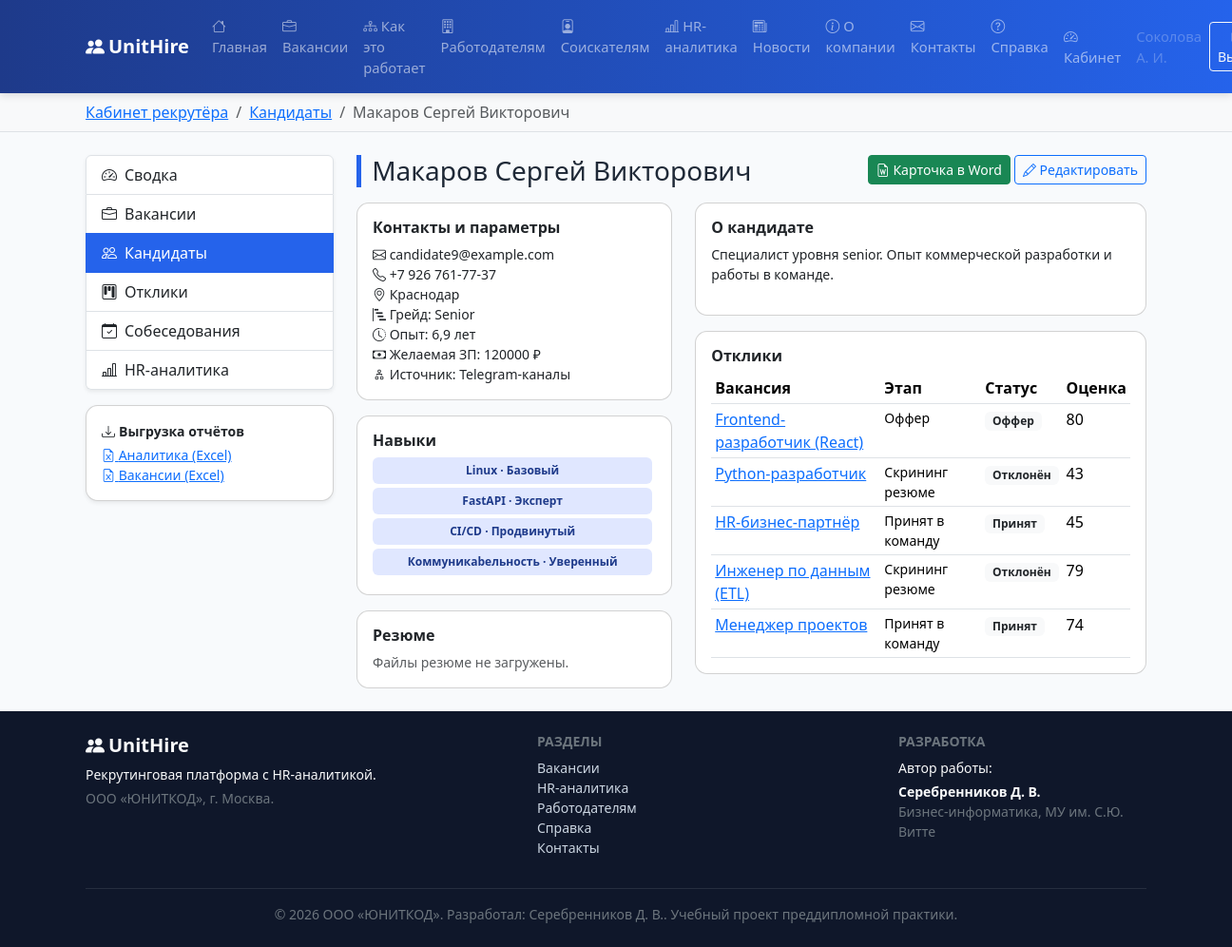
Page /cabinet/recruiter/candidates/9/ (signed in) on the committed database.
### core/models.py (models this page shows, shortened)
class User(AbstractUser):
    patronymic = models.CharField("Отчество", max_length=100, blank=True)
    role = models.CharField(
        "Роль", max_length=20, choices=Role.choices, default=Role.CANDIDATE
    )
    phone = models.CharField("Телефон", max_length=20, blank=True)
    position = models.CharField("Должность", max_length=120, blank=True)
    department = models.ForeignKey(
        "Department",
        verbose_name="Отдел",
        on_delete=models.SET_NULL,
        null=True,
        blank=True,
        related_name="employees",
    )
    created_at = models.DateTimeField("Дата регистрации", default=timezone.now)
    class Meta:
        verbose_name = "Пользователь"
        verbose_name_plural = "Пользователи"
        ordering = ["last_name", "first_name"]
    def short_name(self):
        if not self.last_name:
            return self.username
        initials = ""
        if self.first_name:
            initials += f" {self.first_name[0]}."
        if self.patronymic:
            initials += f" {self.patronymic[0]}."
        return f"{self.last_name}{initials}".strip()

class Candidate(models.Model):
    user = models.OneToOneField(
        settings.AUTH_USER_MODEL, verbose_name="Учётная запись",
        on_delete=models.SET_NULL, null=True, blank=True, related_name="candidate_profile")
    last_name = models.CharField("Фамилия", max_length=80)
    first_name = models.CharField("Имя", max_length=80)
    patronymic = models.CharField("Отчество", max_length=80, blank=True)
    email = models.EmailField("Email")
    phone = models.CharField("Телефон", max_length=20, blank=True)
    city = models.CharField("Город", max_length=80, blank=True)
    desired_salary = models.PositiveIntegerField("Желаемая зарплата, ₽", default=0)
    experience_years = models.DecimalField(
        "Опыт работы, лет", max_digits=4, decimal_places=1, default=0,
        validators=[MinValueValidator(0), MaxValueValidator(60)])
    grade = models.CharField("Грейд", max_length=20, choices=Grade.choices,
                             default=Grade.JUNIOR)
    source = models.ForeignKey(Source, verbose_name="Источник",
                               on_delete=models.PROTECT, related_name="candidates")
    skills = models.ManyToManyField(Skill, through="CandidateSkill",
                                    verbose_name="Навыки", related_name="candidates")
    summary = models.TextField("О кандидате", blank=True)
    is_archived = models.BooleanField("В архиве", default=False)
    created_at = models.DateTimeField("Дата добавления", default=timezone.now)
    class Meta:
        verbose_name = "Кандидат"
        verbose_name_plural = "Кандидаты"
        ordering = ["-created_at"]
        indexes = [models.Index(fields=["last_name", "first_name"])]
    def full_name(self):
        parts = [self.last_name, self.first_name, self.patronymic]
        return " ".join(p for p in parts if p).strip()

class Source(models.Model):
    name = models.CharField("Название источника", max_length=120, unique=True)
    kind = models.CharField("Тип", max_length=60, blank=True,
                            help_text="например: джоб-борд, соцсеть, реферал")
    cost_per_contact = models.DecimalField(
        "Стоимость привлечения, ₽", max_digits=10, decimal_places=2, default=0,
        help_text="Усреднённые затраты на одного привлечённого кандидата")
    is_active = models.BooleanField("Активен", default=True)
    class Meta:
        verbose_name = "Источник кандидатов"
        verbose_name_plural = "Источники кандидатов"
        ordering = ["name"]

class CandidateSkill(models.Model):
    LEVEL_CHOICES = [(1, "Базовый"), (2, "Уверенный"), (3, "Продвинутый"),
                     (4, "Эксперт")]
    candidate = models.ForeignKey(Candidate, on_delete=models.CASCADE,
                                  verbose_name="Кандидат")
    skill = models.ForeignKey(Skill, on_delete=models.CASCADE, verbose_name="Навык")
    level = models.PositiveSmallIntegerField("Уровень владения", choices=LEVEL_CHOICES,
                                             default=2)
    class Meta:
        verbose_name = "Навык кандидата"
        verbose_name_plural = "Навыки кандидатов"
        constraints = [
            models.UniqueConstraint(fields=["candidate", "skill"],
                                    name="uniq_candidate_skill")
        ]

class Skill(models.Model):
    CATEGORY_CHOICES = [
        ("lang", "Язык программирования"),
        ("framework", "Фреймворк/библиотека"),
        ("db", "База данных"),
        ("tool", "Инструмент/технология"),
        ("soft", "Гибкий навык"),
    ]
    name = models.CharField("Навык", max_length=80, unique=True)
    category = models.CharField("Категория", max_length=20,
                                choices=CATEGORY_CHOICES, default="tool")
    description = models.CharField("Описание", max_length=255, blank=True)
    class Meta:
        verbose_name = "Навык"
        verbose_name_plural = "Навыки"
        ordering = ["category", "name"]

class Application(models.Model):
    candidate = models.ForeignKey(Candidate, verbose_name="Кандидат",
                                  on_delete=models.CASCADE, related_name="applications")
    vacancy = models.ForeignKey(Vacancy, verbose_name="Вакансия",
                                on_delete=models.CASCADE, related_name="applications")
    stage = models.ForeignKey(Stage, verbose_name="Текущий этап",
                              on_delete=models.PROTECT, related_name="applications")
    status = models.CharField("Статус", max_length=20,
                              choices=ApplicationStatus.choices,
                              default=ApplicationStatus.NEW)
    score = models.PositiveSmallIntegerField(
        "Оценка соответствия (0–100)", default=0,
        validators=[MaxValueValidator(100)])
    cover_letter = models.TextField("Сопроводительное письмо", blank=True)
    comment = models.TextField("Комментарий рекрутёра", blank=True)
    applied_at = models.DateTimeField("Дата отклика", default=timezone.now)
    updated_at = models.DateTimeField("Обновлено", auto_now=True)
    class Meta:
        verbose_name = "Отклик (заявка)"
        verbose_name_plural = "Отклики (заявки)"
        ordering = ["-applied_at"]
        constraints = [
            models.UniqueConstraint(fields=["candidate", "vacancy"],
                                    name="uniq_candidate_vacancy")
        ]

class Vacancy(models.Model):
    title = models.CharField("Название вакансии", max_length=150)
    department = models.ForeignKey(Department, verbose_name="Отдел",
                                   on_delete=models.PROTECT, related_name="vacancies")
    grade = models.CharField("Грейд", max_length=20, choices=Grade.choices,
                             default=Grade.MIDDLE)
    salary_min = models.PositiveIntegerField("Зарплата от, ₽", default=0)
    salary_max = models.PositiveIntegerField("Зарплата до, ₽", default=0)
    status = models.CharField("Статус", max_length=20, choices=VacancyStatus.choices,
                              default=VacancyStatus.OPEN)
    recruiter = models.ForeignKey(
        settings.AUTH_USER_MODEL, verbose_name="Ответственный рекрутёр",
        on_delete=models.SET_NULL, null=True, blank=True, related_name="vacancies",
        limit_choices_to={"role": Role.RECRUITER})
    required_skills = models.ManyToManyField(
        Skill, through="VacancySkill", verbose_name="Требуемые навыки",
        related_name="vacancies")
    description = models.TextField("Описание и требования", blank=True)
    city = models.CharField("Город", max_length=80, blank=True, default="Москва")
    is_remote = models.BooleanField("Удалённая работа", default=False)
    opened_at = models.DateField("Дата открытия", default=timezone.localdate)
    planned_close = models.DateField("Плановая дата закрытия", null=True, blank=True)
    closed_at = models.DateField("Фактическая дата закрытия", null=True, blank=True)
    class Meta:
        verbose_name = "Вакансия"
        verbose_name_plural = "Вакансии"
        ordering = ["-opened_at"]
        indexes = [models.Index(fields=["status"])]

class Stage(models.Model):
    name = models.CharField("Название этапа", max_length=80, unique=True)
    order = models.PositiveSmallIntegerField("Порядковый номер", default=0, unique=True)
    description = models.CharField("Описание", max_length=255, blank=True)
    is_terminal = models.BooleanField("Завершающий этап", default=False)
    class Meta:
        verbose_name = "Этап воронки"
        verbose_name_plural = "Этапы воронки"
        ordering = ["order"]

### core/views.py (the view)
# urls.py: path("cabinet/recruiter/candidates/<int:pk>/", views.candidate_detail,
@recruiter_required
def candidate_detail(request, pk):
    candidate = get_object_or_404(Candidate, pk=pk)
    return render(request, "cabinet/recruiter/candidate_detail.html",
                  {"breadcrumbs": _crumbs(
                      ("Кабинет рекрутёра", reverse("rec_dashboard")),
                      ("Кандидаты", reverse("rec_candidates")),
                      (candidate.full_name(), None)),
                   "candidate": candidate,
                   "skills": candidate.candidateskill_set.select_related("skill"),
                   "apps": candidate.applications.select_related("vacancy", "stage"),
                   "resumes": candidate.resumes.all()})

### templates/cabinet/recruiter/candidate_detail.html (shortened to what this page needs)
{% extends 'base.html' %}
{% block content %}
<div class="row g-4">
  <div class="col-lg-3">{% include 'partials/_recruiter_nav.html' with active='candidates' %}</div>
  <div class="col-lg-9">
    <div class="d-flex justify-content-between align-items-start mb-3">
      <h3 class="section-title mb-0">{{ candidate.full_name }}</h3>
      <div>
        <a href="{% url 'export_candidate_docx' candidate.pk %}" class="btn btn-sm btn-success">
          <i class="bi bi-file-earmark-word"></i> Карточка в Word</a>
        <a href="{% url 'rec_candidate_edit' candidate.pk %}" class="btn btn-sm btn-outline-primary">
          <i class="bi bi-pencil"></i> Редактировать</a>
      </div>
    </div>
    <div class="row g-4">
      <div class="col-md-5">
        <div class="card p-3">
          <h6 class="fw-bold">Контакты и параметры</h6>
          <ul class="list-unstyled small mb-0">
            <li><i class="bi bi-envelope"></i> {{ candidate.email }}</li>
            <li><i class="bi bi-telephone"></i> {{ candidate.phone|default:"—" }}</li>
            <li><i class="bi bi-geo-alt"></i> {{ candidate.city|default:"—" }}</li>
            <li><i class="bi bi-bar-chart-steps"></i> Грейд: {{ candidate.get_grade_display }}</li>
            <li><i class="bi bi-clock-history"></i> Опыт: {{ candidate.experience_years }} лет</li>
            <li><i class="bi bi-cash"></i> Желаемая ЗП: {{ candidate.desired_salary }} ₽</li>
            <li><i class="bi bi-diagram-2"></i> Источник: {{ candidate.source.name }}</li>
          </ul>
        </div>
        <div class="card p-3 mt-3">
          <h6 class="fw-bold">Навыки</h6>
          {% for cs in skills %}
            <span class="badge badge-grade p-2 me-1 mb-1">{{ cs.skill.name }} · {{ cs.get_level_display }}</span>
          {% empty %}<span class="text-muted small">Навыки не указаны.</span>{% endfor %}
        </div>
        <div class="card p-3 mt-3">
          <h6 class="fw-bold">Резюме</h6>
          {% for r in resumes %}
            <a href="{{ r.file.url }}" class="d-block small"><i class="bi bi-file-earmark"></i> {{ r.filename }}</a>
          {% empty %}<span class="text-muted small">Файлы резюме не загружены.</span>{% endfor %}
        </div>
      </div>
      <div class="col-md-7">
        <div class="card p-3">
          <h6 class="fw-bold">О кандидате</h6>
          <p class="small">{{ candidate.summary|default:"—" }}</p>
        </div>
        <div class="card p-3 mt-3">
          <h6 class="fw-bold">Отклики</h6>
          <table class="table table-sm mb-0">
            <thead><tr><th>Вакансия</th><th>Этап</th><th>Статус</th><th>Оценка</th></tr></thead>
            <tbody>
              {% for a in apps %}
                <tr><td><a href="{% url 'rec_application_edit' a.pk %}">{{ a.vacancy.title }}</a></td>
                  <td class="small">{{ a.stage.name }}</td>
                  <td><span class="badge bg-light text-dark">{{ a.get_status_display }}</span></td>
                  <td>{{ a.score }}</td></tr>
              {% empty %}<tr><td colspan="4" class="text-muted">Откликов нет.</td></tr>{% endfor %}
            </tbody>
          </table>
        </div>
      </div>
    </div>
  </div>
</div>
{% endblock %}

### templates/base.html (shortened to what this page needs)
{% load static %}<!DOCTYPE html>
<html lang="ru">
<head>
  <link rel="stylesheet" href="{% static 'vendor/bootstrap.min.css' %}">
  <link rel="stylesheet" href="{% static 'vendor/bootstrap-icons.css' %}">
  <link rel="stylesheet" href="{% static 'css/styles.css' %}">
</head>
<body class="d-flex flex-column min-vh-100">
<header>
  <nav class="navbar navbar-expand-lg navbar-dark unit-navbar sticky-top">
    <div class="container">
      <a class="navbar-brand fw-bold" href="{% url 'home' %}">
        <i class="bi bi-people-fill me-1"></i>{{ SITE_NAME }}
      </a>
      <div class="collapse navbar-collapse" id="mainNav">
        <ul class="navbar-nav me-auto mb-2 mb-lg-0">
          {% for name, label, icon in MAIN_MENU %}
            <li class="nav-item">
              <a class="nav-link" href="{% url name %}"><i class="bi bi-{{ icon }} me-1"></i>{{ label }}</a>
            </li>
          {% endfor %}
        </ul>
        <ul class="navbar-nav">
          {% if user.is_authenticated %}
            <li class="nav-item">
              <a class="nav-link" href="{% url 'dashboard' %}">
                <i class="bi bi-speedometer2 me-1"></i>Кабинет</a>
            </li>
            <li class="nav-item">
              <span class="nav-link disabled small">{{ user.short_name }}</span>
            </li>
            <li class="nav-item">
              <form action="{% url 'logout' %}" method="post" class="d-inline">
                <button class="btn btn-sm btn-outline-light mt-1" type="submit">
                   Выход</button>
              </form>
            </li>
          {% endif %}
        </ul>
      </div>
    </div>
  </nav>
</header>
{% if breadcrumbs %}
<div class="bg-light border-bottom">
  <div class="container">
    <nav aria-label="breadcrumb">
      <ol class="breadcrumb my-2 small">
        {% for label, url in breadcrumbs %}
          {% if url %}
            <li class="breadcrumb-item"><a href="{{ url }}">{{ label }}</a></li>
          {% else %}
            <li class="breadcrumb-item active" aria-current="page">{{ label }}</li>
          {% endif %}
        {% endfor %}
      </ol>
    </nav>
  </div>
</div>
{% endif %}
<main class="container my-4 flex-grow-1">
  {% block content %}{% endblock %}
</main>
<footer class="unit-footer mt-auto text-light">
  <div class="container py-4">
    <div class="row gy-3">
      <div class="col-md-5">
        <h5 class="fw-bold"><i class="bi bi-people-fill me-1"></i>{{ SITE_NAME }}</h5>
        <p class="small mb-1">{{ SITE_TAGLINE }}.</p>
        <p class="small text-secondary mb-0">{{ SITE_ORG }}, г. Москва.</p>
      </div>
      <div class="col-md-4">
        <h6 class="text-uppercase small fw-bold text-secondary">Разделы</h6>
        <ul class="list-unstyled small">
          <li><a class="footer-link" href="{% url 'vacancies' %}">Вакансии</a></li>
          <li><a class="footer-link" href="{% url 'analytics_demo' %}">HR-аналитика</a></li>
          <li><a class="footer-link" href="{% url 'employers' %}">Работодателям</a></li>
          <li><a class="footer-link" href="{% url 'help' %}">Справка</a></li>
          <li><a class="footer-link" href="{% url 'contacts' %}">Контакты</a></li>
        </ul>
      </div>
      <div class="col-md-3">
        <h6 class="text-uppercase small fw-bold text-secondary">Разработка</h6>
        <p class="small mb-1">Автор работы:</p>
        <p class="small fw-bold mb-0">{{ SITE_AUTHOR }}</p>
        <p class="small text-secondary">Бизнес-информатика, МУ им. С.Ю. Витте</p>
      </div>
    </div>
    <hr class="border-secondary">
    <p class="small text-secondary text-center mb-0">
      © {{ CURRENT_YEAR }} {{ SITE_ORG }}. Разработал: {{ SITE_AUTHOR }}.
      Учебный проект преддипломной практики.
    </p>
  </div>
</footer>
</body>
</html>

### rows in the picture
User: short_name "Соколова А. И."
Candidate: full_name "Макаров Сергей Викторович", email "candidate9@example.com", phone "+7 926 761-77-37", city "Краснодар", grade "Senior", experience_years "6,9", desired_salary "120000", source.name "Telegram-каналы", summary "Специалист уровня senior. Опыт коммерческой разработки и работы в команде."
CandidateSkill: skill.name "Linux", level "Базовый"
CandidateSkill: skill.name "FastAPI", level "Эксперт"
CandidateSkill: skill.name "CI/CD", level "Продвинутый"
CandidateSkill: skill.name "Коммуникabельность", level "Уверенный"
Application: vacancy "Frontend-разработчик (React)", stage.name "Оффер", status "Оффер", score "80"
Application: vacancy "Python-разработчик", stage.name "Скрининг резюме", status "Отклонён", score "43"
Application: vacancy "HR-бизнес-партнёр", stage.name "Принят в команду", status "Принят", score "45"
Application: vacancy "Инженер по данным (ETL)", stage.name "Скрининг резюме", status "Отклонён", score "79"
Application: vacancy "Менеджер проектов", stage.name "Принят в команду", status "Принят", score "74"

### other values in the picture
{{ SITE_NAME }} "UnitHire"
{{ label }} "Главная" "Вакансии" "Как это работает" "Работодателям" "Соискателям" "HR-аналитика" "Новости" "О компании" "Контакты" "Справка"
{{ label }} "Кабинет рекрутёра" "Кандидаты"
{{ label }} "Макаров Сергей Викторович"
{{ SITE_TAGLINE }} "Рекрутинговая платформа с HR-аналитикой"
{{ SITE_ORG }} "ООО «ЮНИТКОД»"
{{ SITE_AUTHOR }} "Серебренников Д. В."
{{ CURRENT_YEAR }} "2026"
